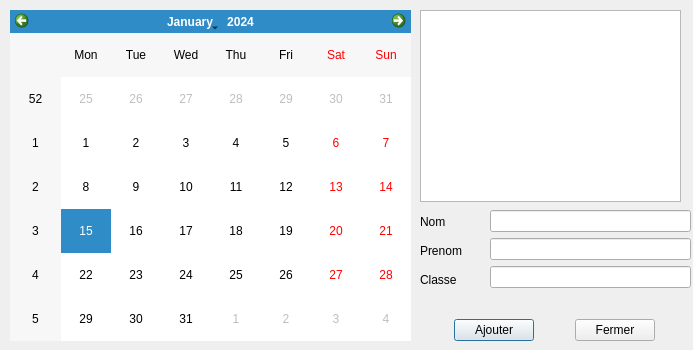
<?xml version="1.0" encoding="UTF-8"?>
<ui version="4.0">
 <class>CFenetreGestionCalendrier</class>
 <widget class="QDialog" name="CFenetreGestionCalendrier">
  <property name="geometry">
   <rect>
    <x>0</x>
    <y>0</y>
    <width>693</width>
    <height>350</height>
   </rect>
  </property>
  <property name="windowTitle">
   <string>Gestion Du Calendrier</string>
  </property>
  <widget class="QCalendarWidget" name="calendarWidget">
   <property name="geometry">
    <rect>
     <x>10</x>
     <y>10</y>
     <width>401</width>
     <height>331</height>
    </rect>
   </property>
  </widget>
  <widget class="QWidget" name="horizontalLayoutWidget">
   <property name="geometry">
    <rect>
     <x>419</x>
     <y>290</y>
     <width>271</width>
     <height>80</height>
    </rect>
   </property>
   <layout class="QHBoxLayout" name="horizontalLayout">
    <item>
     <spacer name="horizontalSpacer_3">
      <property name="orientation">
       <enum>Qt::Horizontal</enum>
      </property>
      <property name="sizeHint" stdset="0">
       <size>
        <width>40</width>
        <height>20</height>
       </size>
      </property>
     </spacer>
    </item>
    <item>
     <widget class="QPushButton" name="ppbFGCajouter">
      <property name="text">
       <string>Ajouter</string>
      </property>
     </widget>
    </item>
    <item>
     <spacer name="horizontalSpacer">
      <property name="orientation">
       <enum>Qt::Horizontal</enum>
      </property>
      <property name="sizeHint" stdset="0">
       <size>
        <width>40</width>
        <height>20</height>
       </size>
      </property>
     </spacer>
    </item>
    <item>
     <widget class="QPushButton" name="ppbFGCboutonannuler">
      <property name="text">
       <string>Fermer</string>
      </property>
     </widget>
    </item>
    <item>
     <spacer name="horizontalSpacer_2">
      <property name="orientation">
       <enum>Qt::Horizontal</enum>
      </property>
      <property name="sizeHint" stdset="0">
       <size>
        <width>40</width>
        <height>20</height>
       </size>
      </property>
     </spacer>
    </item>
   </layout>
  </widget>
  <widget class="QListWidget" name="listWidget">
   <property name="geometry">
    <rect>
     <x>420</x>
     <y>10</y>
     <width>261</width>
     <height>192</height>
    </rect>
   </property>
  </widget>
  <widget class="QWidget" name="verticalLayoutWidget">
   <property name="geometry">
    <rect>
     <x>420</x>
     <y>210</y>
     <width>71</width>
     <height>81</height>
    </rect>
   </property>
   <layout class="QVBoxLayout" name="verticalLayout">
    <item>
     <widget class="QLabel" name="label">
      <property name="text">
       <string>Nom</string>
      </property>
     </widget>
    </item>
    <item>
     <widget class="QLabel" name="label_3">
      <property name="text">
       <string>Prenom</string>
      </property>
     </widget>
    </item>
    <item>
     <widget class="QLabel" name="label_2">
      <property name="text">
       <string>Classe</string>
      </property>
     </widget>
    </item>
   </layout>
  </widget>
  <widget class="QWidget" name="verticalLayoutWidget_2">
   <property name="geometry">
    <rect>
     <x>490</x>
     <y>210</y>
     <width>201</width>
     <height>80</height>
    </rect>
   </property>
   <layout class="QVBoxLayout" name="verticalLayout_2">
    <item>
     <widget class="QLineEdit" name="lineEdit"/>
    </item>
    <item>
     <widget class="QLineEdit" name="lineEdit_2"/>
    </item>
    <item>
     <widget class="QLineEdit" name="lineEdit_3"/>
    </item>
   </layout>
  </widget>
 </widget>
 <resources/>
 <connections/>
</ui>
